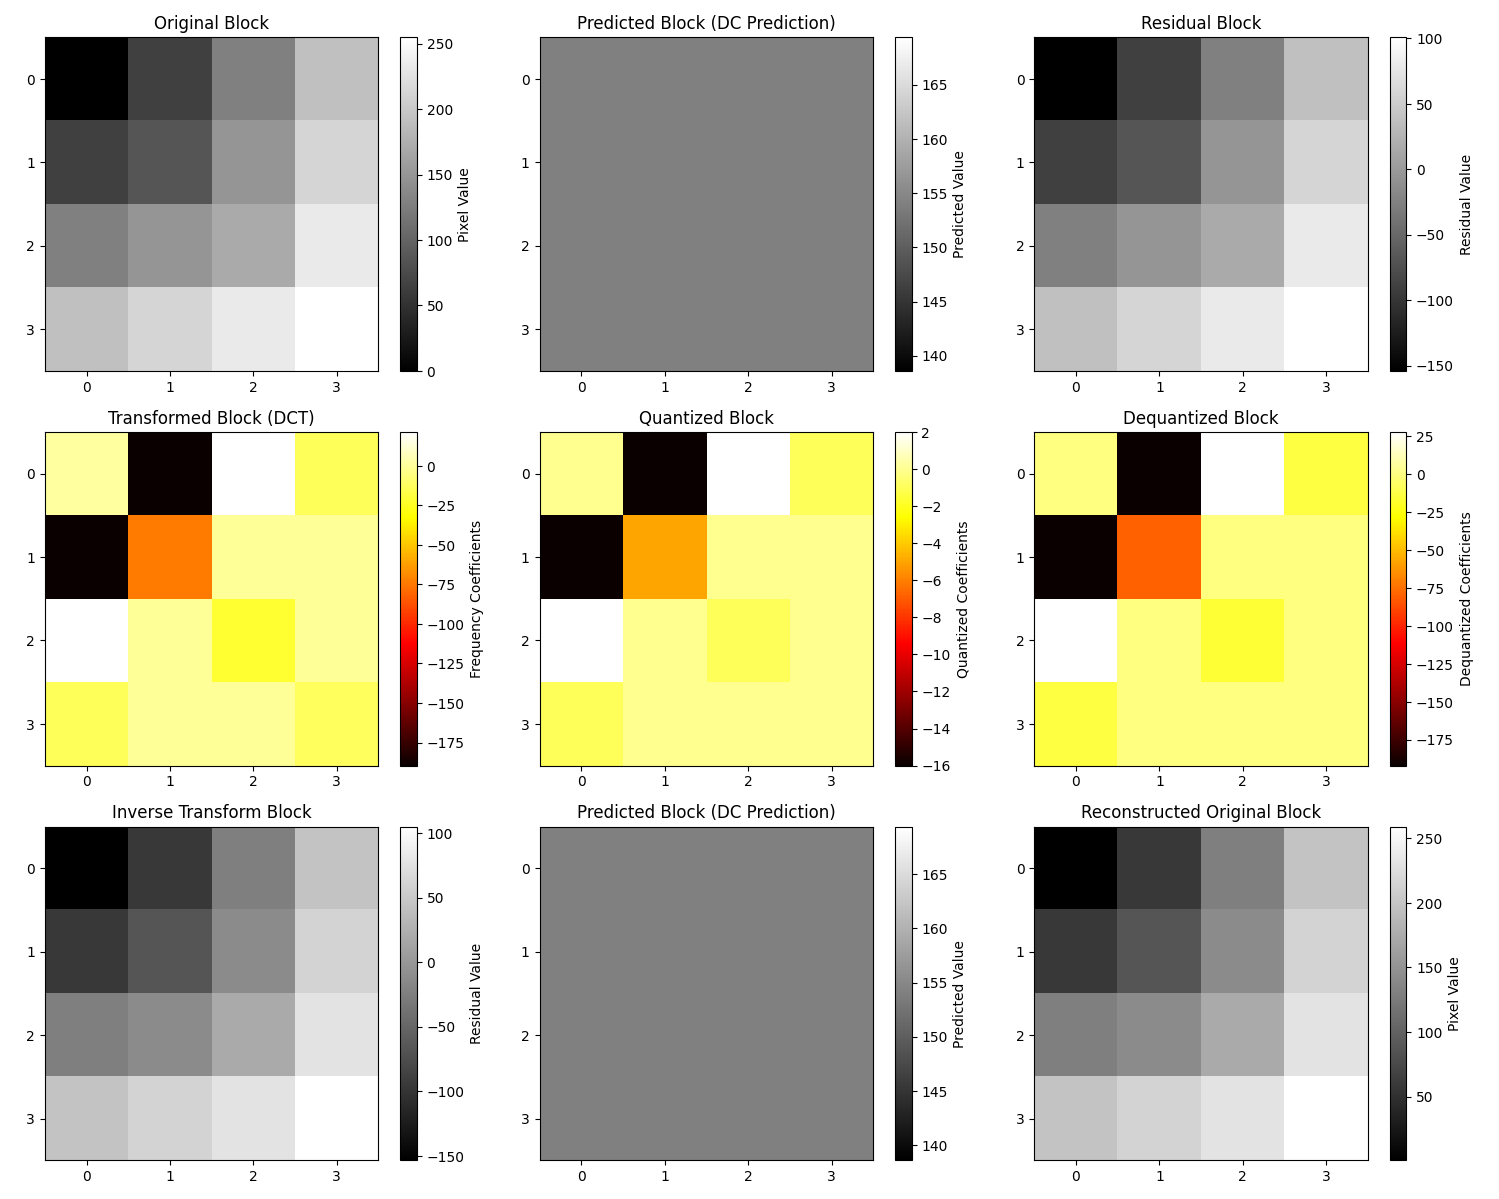

Reproduce this figure in Python.
import numpy as np
import matplotlib.pyplot as plt
from scipy.fft import dct, idct
from skimage.metrics import mean_squared_error, peak_signal_noise_ratio, structural_similarity
 
# Define the original image block (smooth gradient with only the bottom right corner as white)
original_block = np.array([
    [0,  64, 128, 192],
    [64, 85, 149, 213],
    [128, 149, 170, 234],
    [192, 213, 234, 255]
])
 
# Define the residual block (original image minus the DC prediction block)
dc_value = np.mean(original_block)  # Calculate the average value of the original image
predicted_block = np.full_like(original_block, dc_value)
residual_block = original_block - predicted_block
 
# Apply 2D DCT
transformed_block = dct(dct(residual_block.T, norm='ortho').T, norm='ortho')
 
# Define the Quantization matrix
#quantization_matrix = np.array([
#    [16, 11, 10, 16],
#    [12, 12, 14, 19],
#    [14, 13, 16, 24],
#    [14, 17, 22, 29]
#])

# Symmetric
quantization_matrix = np.array([
   [16, 12, 14, 14],
   [12, 16, 13, 17],
   [14, 13, 16, 22],
   [14, 17, 22, 29]
])

# Refined Quantization matrix
# Less compression for better MSE, SSIM and PSNR:
# quantization_matrix = np.array([
#     [8, 6, 7, 8],
#     [6, 7, 8, 10],
#     [7, 8, 10, 13],
#     [8, 10, 13, 16]
# ])

# Apply quantization
quantized_block = np.round(transformed_block / quantization_matrix)
 
# Dequantize the block
dequantized_block = quantized_block * quantization_matrix
 
# Apply inverse 2D DCT
inverse_transformed_block = idct(idct(dequantized_block.T, norm='ortho').T, norm='ortho')
 
# Reconstruct the block
reconstructed_block = predicted_block + inverse_transformed_block
 
# Calculate MSE, PSNR, and SSIM
mse = mean_squared_error(original_block, reconstructed_block)
psnr = peak_signal_noise_ratio(original_block, reconstructed_block, data_range=original_block.max() - original_block.min())
ssim = structural_similarity(original_block, reconstructed_block, data_range=original_block.max() - original_block.min(), win_size=3)
 
# Visualization
fig, axes = plt.subplots(3, 3, figsize=(15, 12))
 
# Original Block Visualization
im1 = axes[0, 0].imshow(original_block, cmap='gray', interpolation='nearest')
axes[0, 0].set_title("Original Block")
axes[0, 0].set_xticks(range(original_block.shape[1]))
axes[0, 0].set_yticks(range(original_block.shape[0]))
plt.colorbar(im1, ax=axes[0, 0], label='Pixel Value')
 
# Predicted Block Visualization
im2 = axes[0, 1].imshow(predicted_block, cmap='gray', interpolation='nearest')
axes[0, 1].set_title("Predicted Block (DC Prediction)")
axes[0, 1].set_xticks(range(predicted_block.shape[1]))
axes[0, 1].set_yticks(range(predicted_block.shape[0]))
plt.colorbar(im2, ax=axes[0, 1], label='Predicted Value')
 
# Residual Block Visualization
im3 = axes[0, 2].imshow(residual_block, cmap='gray', interpolation='nearest')
axes[0, 2].set_title("Residual Block")
axes[0, 2].set_xticks(range(residual_block.shape[1]))
axes[0, 2].set_yticks(range(residual_block.shape[0]))
plt.colorbar(im3, ax=axes[0, 2], label='Residual Value')
 
# Transformed Block Visualization
im4 = axes[1, 0].imshow(transformed_block, cmap='hot', interpolation='nearest')
axes[1, 0].set_title("Transformed Block (DCT)")
axes[1, 0].set_xticks(range(transformed_block.shape[1]))
axes[1, 0].set_yticks(range(transformed_block.shape[0]))
plt.colorbar(im4, ax=axes[1, 0], label='Frequency Coefficients')
 
# Quantized Block Visualization
im5 = axes[1, 1].imshow(quantized_block, cmap='hot', interpolation='nearest')
axes[1, 1].set_title("Quantized Block")
axes[1, 1].set_xticks(range(quantized_block.shape[1]))
axes[1, 1].set_yticks(range(quantized_block.shape[0]))
plt.colorbar(im5, ax=axes[1, 1], label='Quantized Coefficients')

# Dequantized Block Visualization
im6 = axes[1, 2].imshow(dequantized_block, cmap='hot', interpolation='nearest')
axes[1, 2].set_title("Dequantized Block")
axes[1, 2].set_xticks(range(dequantized_block.shape[1]))
axes[1, 2].set_yticks(range(dequantized_block.shape[0]))
plt.colorbar(im6, ax=axes[1, 2], label='Dequantized Coefficients')

# Inverse Transform Block Visualization
im7 = axes[2, 0].imshow(inverse_transformed_block, cmap='gray', interpolation='nearest')
axes[2, 0].set_title("Inverse Transform Block")
axes[2, 0].set_xticks(range(inverse_transformed_block.shape[1]))
axes[2, 0].set_yticks(range(inverse_transformed_block.shape[0]))
plt.colorbar(im7, ax=axes[2, 0], label='Residual Value')

# Predicted Block Visualization
im8 = axes[2, 1].imshow(predicted_block, cmap='gray', interpolation='nearest')
axes[2, 1].set_title("Predicted Block (DC Prediction)")
axes[2, 1].set_xticks(range(predicted_block.shape[1]))
axes[2, 1].set_yticks(range(predicted_block.shape[0]))
plt.colorbar(im8, ax=axes[2, 1], label='Predicted Value')

# Reconstructed Original Block Visualization
im9 = axes[2, 2].imshow(reconstructed_block, cmap='gray', interpolation='nearest')
axes[2, 2].set_title("Reconstructed Original Block")
axes[2, 2].set_xticks(range(reconstructed_block.shape[1]))
axes[2, 2].set_yticks(range(reconstructed_block.shape[0]))
plt.colorbar(im9, ax=axes[2, 2], label='Pixel Value')

plt.tight_layout()
plt.show()
 
# Print numerical values for debugging and verification
print("Original Block:")
print(original_block)
 
print("\nPredicted Block:")
print(predicted_block)
 
print("\nResidual Block:")
print(residual_block)
 
print("\nTransformed Block (DCT):")
print(transformed_block)
 
print("\nQuantized Block:")
print(quantized_block)
 
print("\nDequantized Block (Reconstructed Transformed Block):")
print(dequantized_block)
 
print("\nInverse Transformed Block (Reconstructed Residual Block):")
print(inverse_transformed_block)
 
print("\nReconstructed Block:")
print(reconstructed_block)
 
# Print MSE, PSNR and SSIM
print(f"\nMSE: {mse:.4f}")
print(f"PSNR: {psnr:.2f} dB")
print(f"SSIM: {ssim:.4f}")
